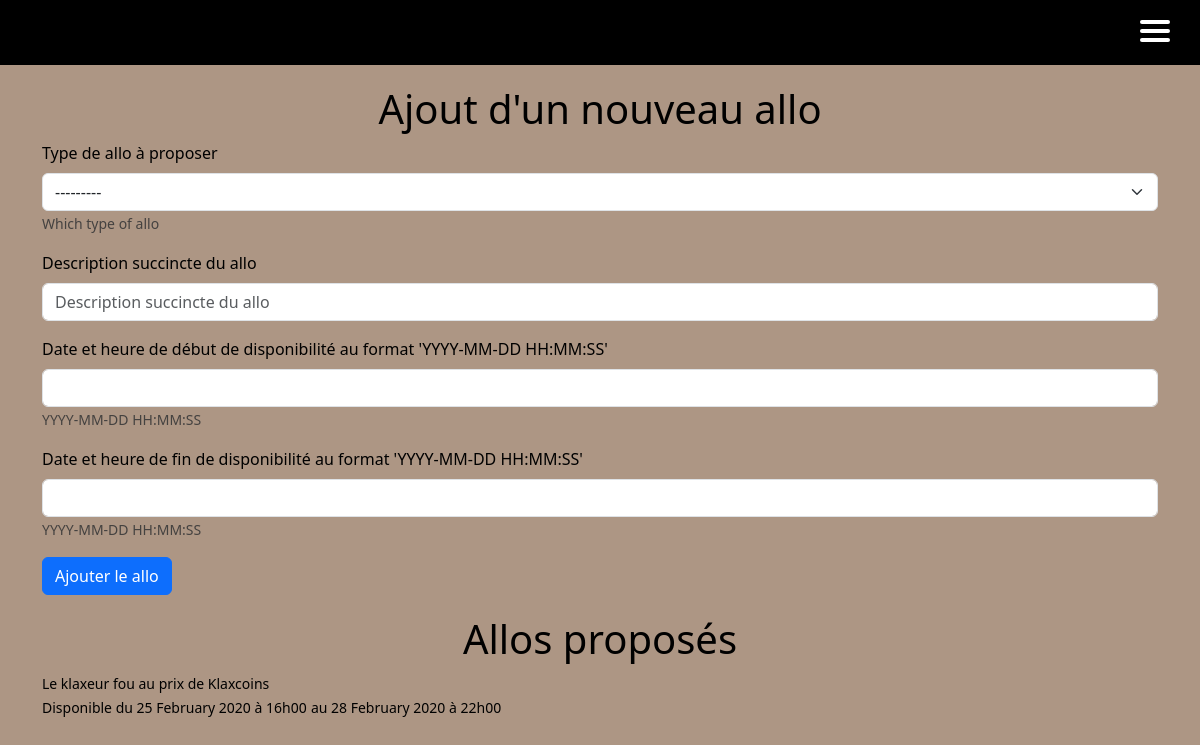
/staff/alloCreator/ (signed in), run on an earlier commit of the app's database.
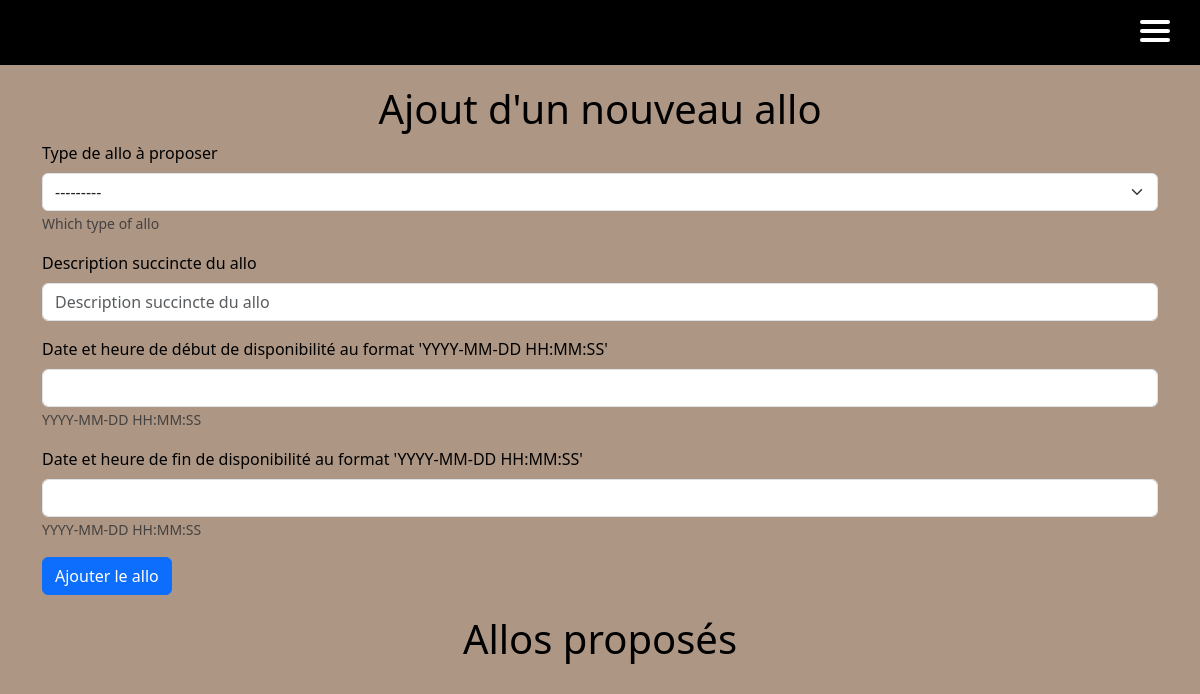
And on a later commit of the database.
### main_app/models.py (models this page shows)
class Allos(models.Model):
    id = models.AutoField(primary_key=True, unique=True)
    TYPE = (
        ('A', 'Bières'),
        ('B', 'Goûter'),
        ('C', 'P\'tit dej'),
        ('D', 'Ménage'),
        ('E', 'Car wash'),
        ('F', 'Le klaxeur fou'),
        ('G', 'Cuisine'),
        ('H', 'Courses')
    )
    allo_type = models.CharField(max_length=1, choices=TYPE, blank=True, help_text='Which type of allo')
    start_date = models.DateTimeField(help_text='YYYY-MM-DD HH:MM:SS')
    end_date = models.DateTimeField(help_text='YYYY-MM-DD HH:MM:SS')
    description = models.CharField(max_length=1024)
    visible = models.BooleanField(default=False)
    closed_allo = models.BooleanField(default=False)

### main_app/views.py (the view, shortened to what this page needs)
# urls.py: path("staff/alloCreator/", views.alloCreator, name="alloCreator"),
def alloCreator(request):
    try:
        user = User.objects.get(pk=request.user.id)
    except User.DoesNotExist:
        user = None
    if user is not None:
        form = AlloAdminForm()
        all_allos = Allos.objects.all()
        return render(request, 'allos/alloCreator.html', {'user': user, 'form': form, 'allos': all_allos})
    else:
        messages.error(request, "Vous devez être connecté")

### main_app/forms.py
class AlloAdminForm(ModelForm):
    class Meta:
        model = Allos
        fields = ['allo_type', 'description', 'start_date', 'end_date']
        labels = {
            'allo_type': 'Type de allo à proposer',
            'description': 'Description succincte du allo',
            'start_date': 'Date et heure de début de disponibilité au format \'YYYY-MM-DD HH:MM:SS\'',
            'end_date': 'Date et heure de fin de disponibilité au format \'YYYY-MM-DD HH:MM:SS\''
        }

### templates/allos/alloCreator.html (shortened to what this page needs)
{% extends 'main.html' %}
{% block content %}
{% load bootstrap5 %}
{% bootstrap_css %}
{% include 'nav.html' %}
{% if user.is_staff %}
    <div class="container">
      <h1 style="text-align: center; margin-top:20px">Ajout d'un nouveau allo</h1>
        <form class="form" action="" method="POST">
          {% bootstrap_form form %}
          {% buttons %}
              <button class="btn btn--main btn btn-primary" type="submit">
                Ajouter le allo
              </button>
          {% endbuttons %}
        </form>
    </div>
    <h1 style="text-align: center; margin-top:20px">Allos proposés</h1>
    <div class="container" style="margin-bottom: 20px;">
        {% for allo in allos %}
            <small>{{ allo.get_allo_type_display }} au prix de {{ allo.cost }} Klaxcoins</small><br>
            <small>Disponible du {{allo.start_date | date:"d"}} {{allo.start_date  | date:"F"}} {{allo.start_date  | date:"o"}} à {{allo.start_date | date:"H"}}h{{allo.start_date | date:"i"}}</small>
            <small>au {{allo.end_date | date:"d"}} {{allo.end_date  | date:"F"}} {{allo.end_date  | date:"o"}} à {{allo.end_date | date:"H"}}h{{allo.end_date | date:"i"}}</small> <br>
            <br>
        {% endfor %}
    </div>
{% endif %}
{% endblock %}

What changed in the data, as far as the page shows it:
removed Allos: allo_type "Le klaxeur fou", start_date "25", start_date "February", start_date "2020", start_date "16", start_date "00", end_date "28", end_date "February", end_date "2020", end_date "22", end_date "00"
